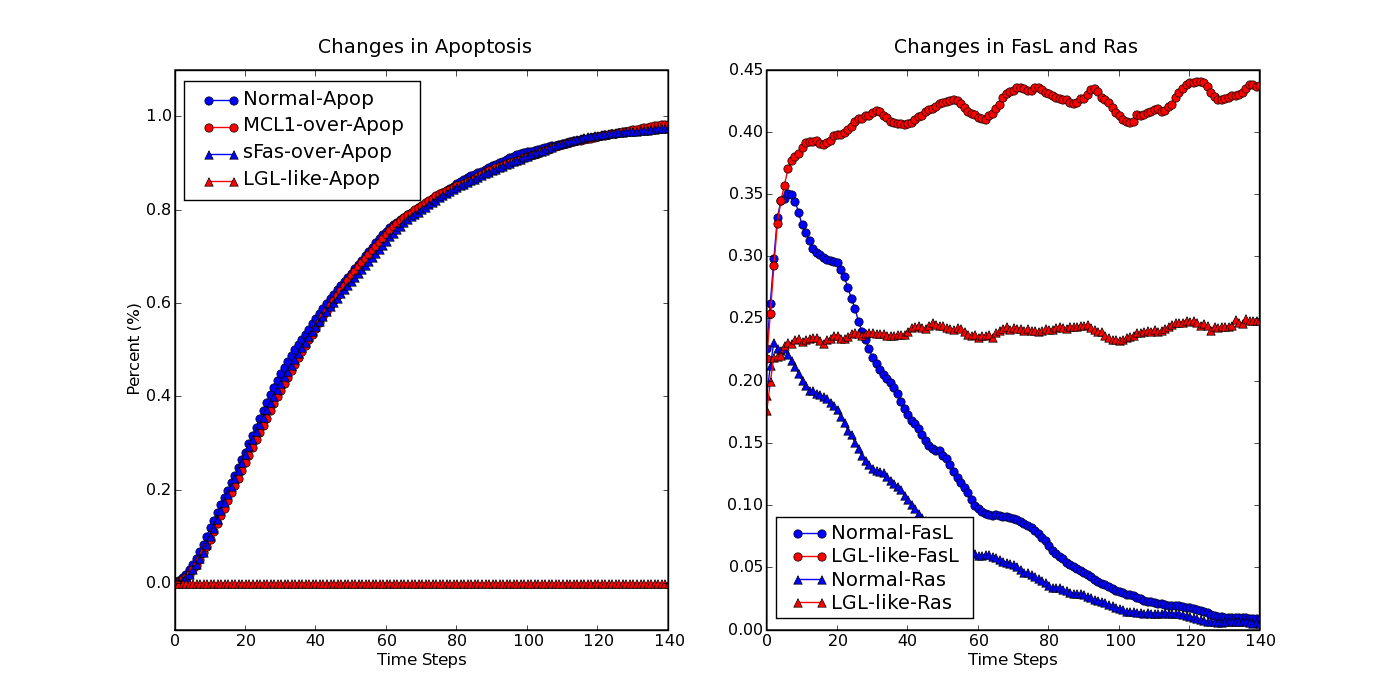

Generate this figure with Python:
"""
Plots results for the paper

"""
from pylab import *
from boolean2 import util

def smooth(data, w=0):
    "Smooths data by a moving window of width 'w'"
    fw = float(w)
    def average( index ):
        return sum( data[index: index+w] )/fw
    indices = xrange( len(data) - w )        
    out = map( average, indices )
    return out

def make_plot():
    
    # contains averaged node information based on 1000 runs
    data = util.bload( 'LGL-run.bin' )

    # each of these is a dictionary keyed by nodes
    run1, run2, run3, run4 = data 

    # applies smoothing to all values
    for run in (run1, run2, run3, run4):
        for key, values in run.items():
            run[key] = smooth( values, w=10 )
    
    #
    # Plotting Apoptosis
    #
    subplot(121)
    apop1, apop2, apop3, apop4 = run1['Apoptosis'], run2['Apoptosis'],run3['Apoptosis'],run4['Apoptosis']

    ps = [ plot( apop1, 'bo-' ), plot( apop2, 'ro-' ),plot(apop3,'b^-'),plot(apop4,'r^-') ]
    legend( ps, ['Normal-Apop', 'MCL1-over-Apop','sFas-over-Apop','LGL-like-Apop' ], loc='best' )
    title( ' Changes in Apoptosis' )
    xlabel( 'Time Steps' )
    ylabel( 'Percent (%)' )
    ylim( (-0.1, 1.1) ) 
    #
    # Plotting FasL and Ras
    #
    subplot(122)
    fasL1, fasL2 = run1['FasL'], run4['FasL']
    ras1, ras2 = run1['Ras'], run4['Ras']

    ps = [ plot( fasL1, 'bo-' ), plot( fasL2, 'ro-' ), plot( ras1, 'b^-' ), plot( ras2, 'r^-' ) ]
    legend( ps, 'Normal-FasL LGL-like-FasL Normal-Ras LGL-like-Ras'.split() , loc='lower left' )
    title( ' Changes in FasL and Ras' )
    xlabel( 'Time Steps' )

if __name__ == '__main__':
    
    # resize this to change figure size
    figure(num = None, figsize=(14, 7), dpi=80, facecolor='w', edgecolor='k')
    make_plot( )
    savefig('Figure2.png')
    show()
    
   
